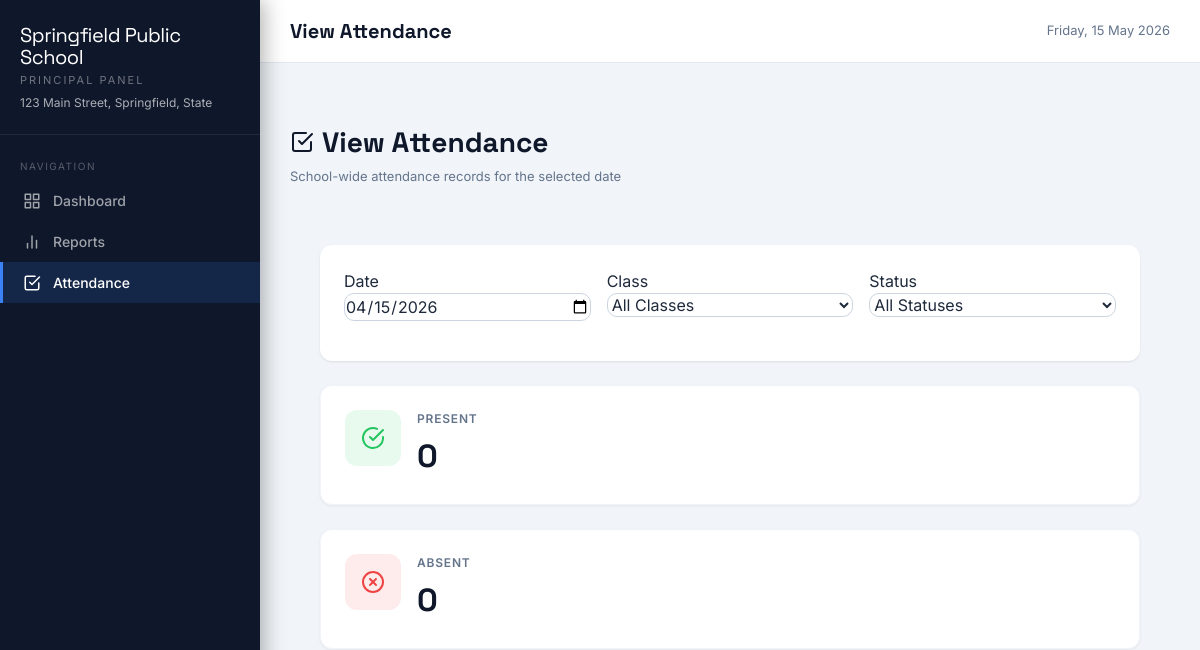
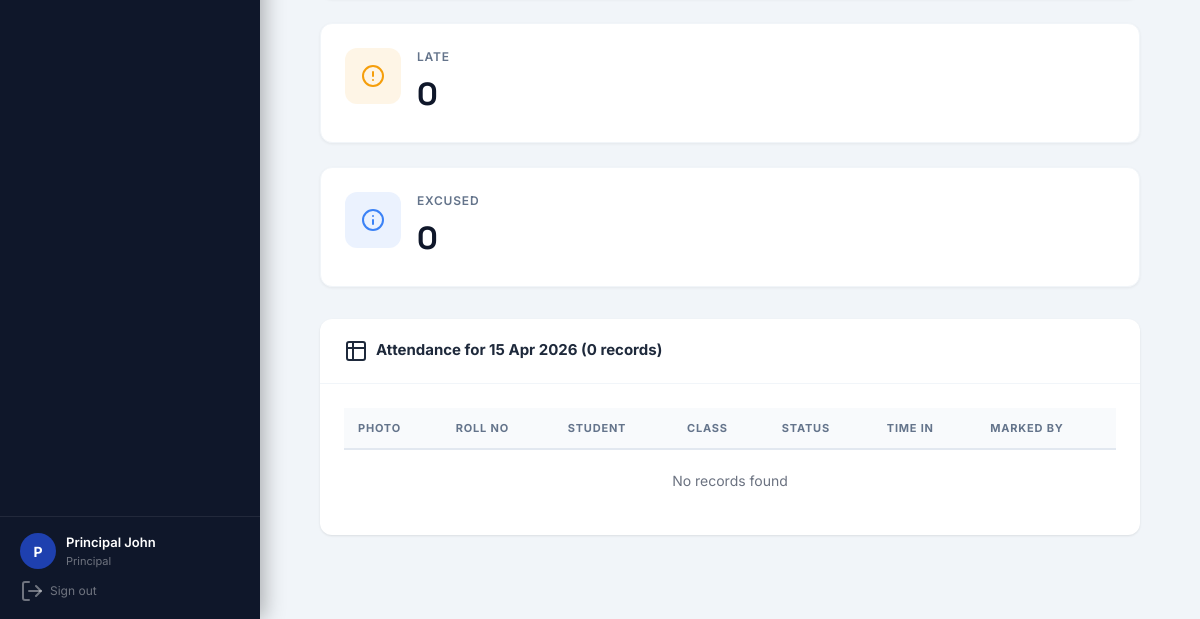
/principal/attendance.php?date=2026-04-15 (signed in), run on an earlier commit of the app's database (2 pictures, top to bottom).
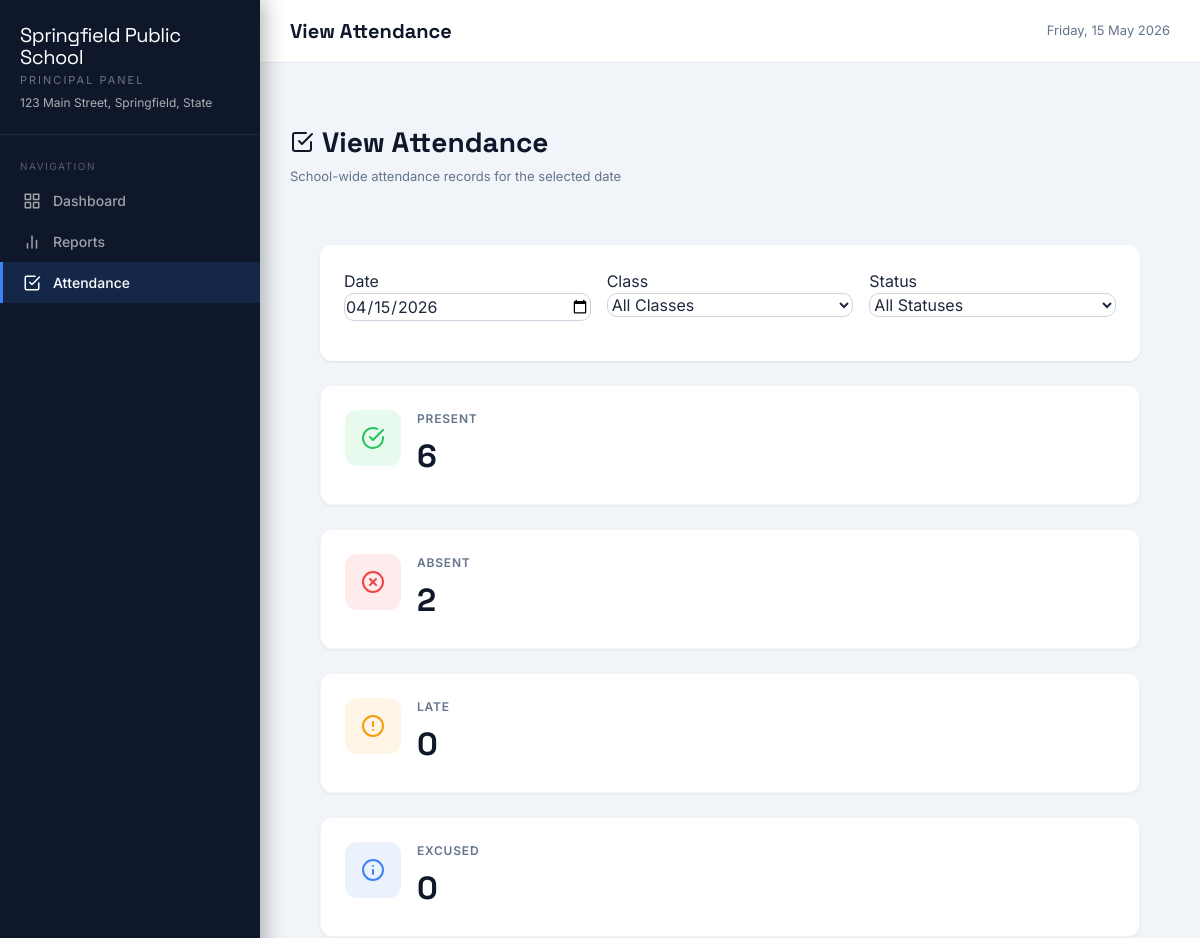
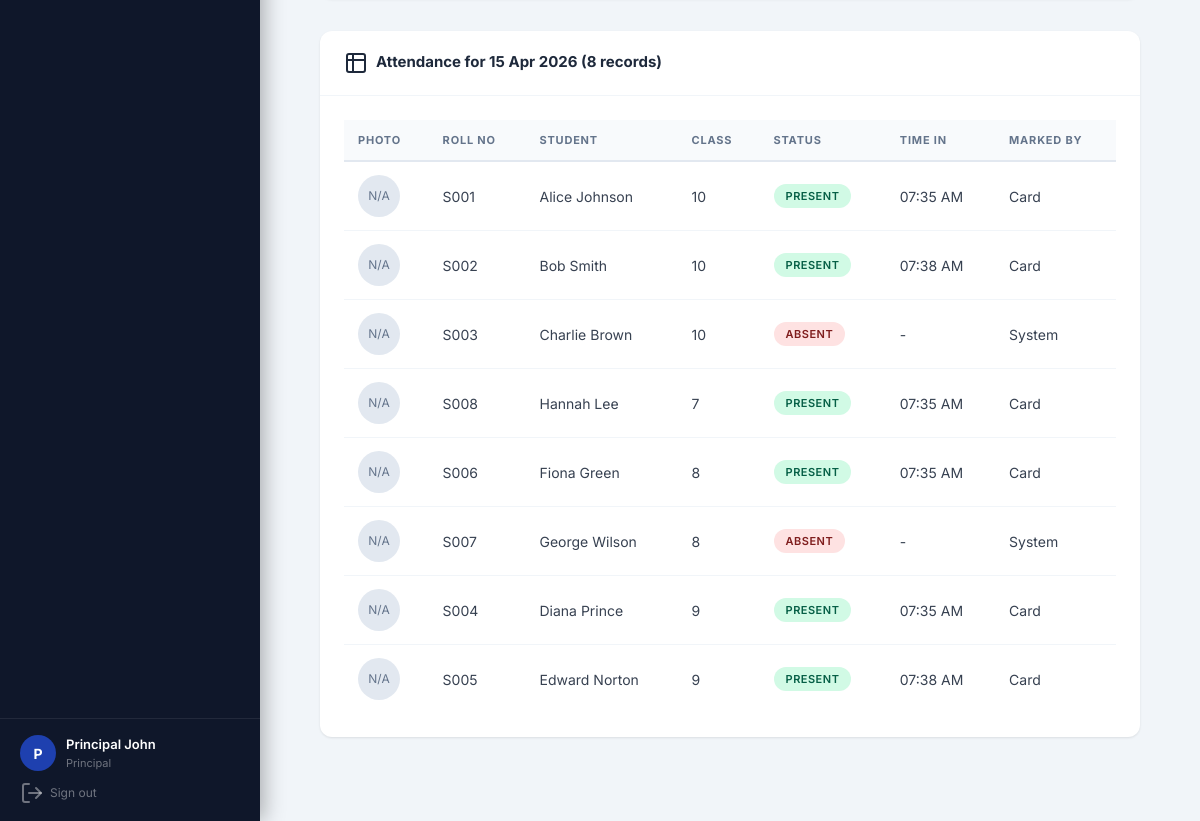
And on a later commit of the database (2 pictures, top to bottom).
### tables this page shows
CREATE TABLE IF NOT EXISTS student_attendance (
    id INT AUTO_INCREMENT PRIMARY KEY,
    student_id INT NOT NULL,
    date DATE NOT NULL,
    time_in TIME,
    status ENUM('present','absent','late','excused') DEFAULT 'present',
    marked_by ENUM('card','manual','system') DEFAULT 'card',
    marked_by_user_id INT,
    notes TEXT,
    created_at TIMESTAMP DEFAULT CURRENT_TIMESTAMP,
    updated_at TIMESTAMP DEFAULT CURRENT_TIMESTAMP ON UPDATE CURRENT_TIMESTAMP,
    FOREIGN KEY (student_id) REFERENCES students(id) ON DELETE CASCADE,
    UNIQUE KEY unique_student_date (student_id, date)
);

CREATE TABLE IF NOT EXISTS students (
    id INT AUTO_INCREMENT PRIMARY KEY,
    name VARCHAR(100) NOT NULL,
    roll_number VARCHAR(50) UNIQUE NOT NULL,
    class VARCHAR(20) NOT NULL,
    section VARCHAR(10),
    card_uid VARCHAR(100) UNIQUE,
    parent_email VARCHAR(150),
    parent_phone VARCHAR(20),
    photo VARCHAR(255),
    date_of_birth DATE,
    address TEXT,
    is_active TINYINT(1) DEFAULT 1,
    created_at TIMESTAMP DEFAULT CURRENT_TIMESTAMP,
    updated_at TIMESTAMP DEFAULT CURRENT_TIMESTAMP ON UPDATE CURRENT_TIMESTAMP
);

### config.php (called while the page is built, shortened)
<?php
function getDB() {
    static $pdo = null;
    if ($pdo === null) {
        try {
            $dsn = "mysql:host=" . DB_HOST . ";port=" . DB_PORT . ";dbname=" . DB_NAME . ";charset=utf8mb4";
            $options = [
                PDO::ATTR_ERRMODE            => PDO::ERRMODE_EXCEPTION,
                PDO::ATTR_DEFAULT_FETCH_MODE => PDO::FETCH_ASSOC,
                PDO::ATTR_EMULATE_PREPARES   => false,
            ];
            $pdo = new PDO($dsn, DB_USER, DB_PASS, $options);
        } catch (PDOException $e) {
            die(json_encode(['error' => 'Database connection failed: ' . $e->getMessage()]));
        }
    }
    return $pdo;
}
function getSetting($key) {
    try {
        $db = getDB();
        $stmt = $db->prepare("SELECT setting_value FROM settings WHERE setting_key = ?");
        $stmt->execute([$key]);
        $row = $stmt->fetch();
        return $row ? $row['setting_value'] : null;
    } catch (Exception $e) {
        return null;
    }
}
function formatDate($date) {
    return date('d M Y', strtotime($date));
}
function formatTime($time) {
    return date('h:i A', strtotime($time));
}
?>

### principal/attendance.php (the view, shortened to what the changed rows need)
<?php
require_once __DIR__ . '/../header.php';
$db = getDB();
$filterDate = $_GET['date'] ?? date('Y-m-d');
$query = "
    SELECT sa.*, s.name, s.roll_number, s.class, s.section
    FROM student_attendance sa
    JOIN students s ON s.id = sa.student_id
    WHERE sa.date = ?
";
$params = [$filterDate];
$query .= " ORDER BY s.class, s.roll_number";
$stmt = $db->prepare($query);
$stmt->execute($params);
$attendance = $stmt->fetchAll();
$stmt = $db->prepare("
    SELECT
        status,
        COUNT(*) as count
    FROM student_attendance
    WHERE date = ?
    GROUP BY status
");
$stmt->execute([$filterDate]);
$stats = $stmt->fetchAll();
$statsMap = [];
foreach ($stats as $stat) {
    $statsMap[$stat['status']] = $stat['count'];
}
?>
<div class="page-header">
    <div class="header-content">
        <h1><i data-feather="check-square"></i> View Attendance</h1>
    </div>
</div>
<div class="page-content">
    <div class="grid grid-cols-1 md:grid-cols-4 gap-6 mb-8">
        <div class="stat-card">
            <div class="stat-content">
                <p class="stat-label">Present</p>
                <p class="stat-value"><?= $statsMap['present'] ?? 0 ?></p>
            </div>
        </div>
        <div class="stat-card">
            <div class="stat-content">
                <p class="stat-label">Absent</p>
                <p class="stat-value"><?= $statsMap['absent'] ?? 0 ?></p>
            </div>
        </div>
    </div>
    <div class="card">
        <div class="card-header">
            <h3><i data-feather="table"></i> Attendance for <?= formatDate($filterDate) ?> (<?= count($attendance) ?> records)</h3>
        </div>
        <div class="card-body">
            <div class="table-wrapper">
                <table class="table">
                    <thead>
                        <tr>
                            <th>Photo</th>
                            <th>Roll No</th>
                            <th>Student</th>
                            <th>Class</th>
                            <th>Status</th>
                            <th>Time In</th>
                            <th>Marked By</th>
                        </tr>
                    </thead>
                    <tbody>
                        <?php if (empty($attendance)): ?>
                        <tr><td colspan="7" style="text-align:center;padding:20px;color:#6b7280">No records found</td></tr>
                        <?php else: ?>
                            <?php foreach ($attendance as $record): ?>
                            <tr>
                                <td>
                                    <?php if (!empty($record['photo'])): ?>
                                    <img src="<?= htmlspecialchars($record['photo']) ?>" alt="<?= htmlspecialchars($record['name']) ?>" style="width:42px;height:42px;border-radius:9999px;object-fit:cover;border:1px solid #e2e8f0;">
                                    <?php else: ?>
                                    <div style="width:42px;height:42px;border-radius:9999px;background:#e2e8f0;display:inline-flex;align-items:center;justify-content:center;color:#64748b;font-size:12px;">N/A</div>
                                    <?php endif; ?>
                                </td>
                                <td><?= htmlspecialchars($record['roll_number']) ?></td>
                                <td><?= htmlspecialchars($record['name']) ?></td>
                                <td><?= htmlspecialchars($record['class']) ?></td>
                                <td><span class="badge badge-<?= $record['status'] ?>"><?= ucfirst($record['status']) ?></span></td>
                                <td><?= $record['time_in'] ? formatTime($record['time_in']) : '-' ?></td>
                                <td><?= ucfirst($record['marked_by']) ?></td>
                            </tr>
                            <?php endforeach; ?>
                        <?php endif; ?>
                    </tbody>
                </table>
            </div>
        </div>
    </div>
</div>
<?php require_once __DIR__ . '/../footer.php'; ?>

### header.php (shortened to what the changed rows need)
<?php
$user = getCurrentUser();
$role = $user['role'] ?? '';
$schoolName = getSetting('school_name') ?: APP_NAME;
$navItems = [];
if ($role === 'admin') {
    $navItems = [
        ['url'=>'dashboard.php','icon'=>'grid','label'=>'Dashboard'],
        ['url'=>'students.php','icon'=>'users','label'=>'Students'],
        ['url'=>'teachers.php','icon'=>'briefcase','label'=>'Teachers'],        ['url'=>'principals.php','icon'=>'user-check','label'=>'Principals'],        ['url'=>'attendance.php','icon'=>'check-square','label'=>'Attendance'],
        ['url'=>'daily-report.php','icon'=>'calendar','label'=>'Daily Report'],
        ['url'=>'performance.php','icon'=>'trending-up','label'=>'Performance'],
        ['url'=>'reports.php','icon'=>'bar-chart-2','label'=>'Reports'],
        ['url'=>'logs.php','icon'=>'file-text','label'=>'Logs'],
        ['url'=>'settings.php','icon'=>'settings','label'=>'Settings'],
    ];
} elseif ($role === 'principal') {
    $navItems = [
        ['url'=>'dashboard.php','icon'=>'grid','label'=>'Dashboard'],
        ['url'=>'reports.php','icon'=>'bar-chart-2','label'=>'Reports'],
        ['url'=>'attendance.php','icon'=>'check-square','label'=>'Attendance'],
    ];
}
$currentPage = basename($_SERVER['PHP_SELF']);
?>
<!DOCTYPE html>
<html lang="en">
<head>
    <script src="https://cdn.tailwindcss.com"></script>
</head>
<body>
<div class="sidebar" id="sidebar">
    <div class="sidebar-logo">
        <div class="logo-text">
            <h1><?= htmlspecialchars($schoolName) ?></h1>
        </div>
    </div>
    <nav class="nav-section">
        <div class="nav-label">Navigation</div>
        <?php foreach($navItems as $item): ?>
        <a href="<?= $item['url'] ?>" class="nav-item <?= $currentPage === $item['url'] ? 'active' : '' ?>">
            <i data-feather="<?= $item['icon'] ?>"></i>
            <?= $item['label'] ?>
        </a>
        <?php endforeach; ?>
    </nav>
</div>
<div class="main-content">
    <div class="page-wrapper" style="padding:30px;background:#f1f5f9;">

What changed in the data, as far as the page shows it:
added student_attendance: student.roll_number "S001", student.name "Alice Johnson", student.class "10", status "PRESENT", time_in "07:35 AM", marked_by "Card"
added student_attendance: student.roll_number "S002", student.name "Bob Smith", student.class "10", status "PRESENT", time_in "07:38 AM", marked_by "Card"
added student_attendance: student.roll_number "S003", student.name "Charlie Brown", student.class "10", status "ABSENT", marked_by "System"
added student_attendance: student.roll_number "S008", student.name "Hannah Lee", student.class "7", status "PRESENT", time_in "07:35 AM", marked_by "Card"
added student_attendance: student.roll_number "S006", student.name "Fiona Green", student.class "8", status "PRESENT", time_in "07:35 AM", marked_by "Card"
added student_attendance: student.roll_number "S007", student.name "George Wilson", student.class "8", status "ABSENT", marked_by "System"
added student_attendance: student.roll_number "S004", student.name "Diana Prince", student.class "9", status "PRESENT", time_in "07:35 AM", marked_by "Card"
added student_attendance: student.roll_number "S005", student.name "Edward Norton", student.class "9", status "PRESENT", time_in "07:38 AM", marked_by "Card"
Also different on the page:
$statsMap['present']: "0" → "6"
$statsMap['absent']: "0" → "2"
count($attendance): "0" → "8"
text no longer shown: "No records found"
